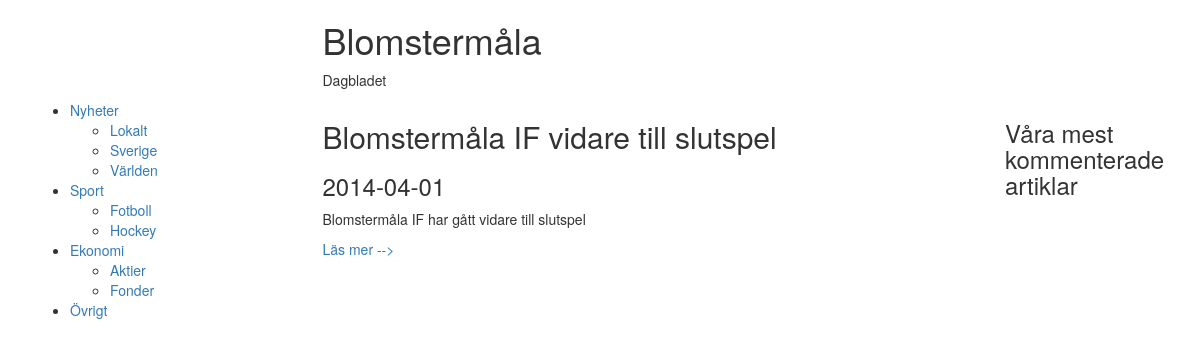
The app's page /index.php?cat=2&sub_cat=0 with its own data.
### tables this page shows
create table Sub_Category
(SubCategoryID     int NOT NULL AUTO_INCREMENT,
 SubCategoryname	varchar(50),
 CategoryID			int NOT NULL,
 primary key (SubCategoryID),
 foreign key (CategoryID) references Category(CategoryID));

create table Category
(CategoryID     int NOT NULL AUTO_INCREMENT,
 Categoryname	varchar(50),
 primary key (CategoryID));

create table Article
(Title			varchar(100),
 Preamble     		varchar(200),
 Content     		text,
 Date			date,
 ArticleID		int NOT NULL AUTO_INCREMENT,
 SubCategoryID	int NOT NULL,
 primary key (ArticleID),
 foreign key (SubCategoryID) references Sub_Category(SubCategoryID));

### index.php (the view, shortened to what this page needs)
<?php
  include('db.php');
?>
<!DOCTYPE html>
<html>
  <head>
    <link href="css/bootstrap.min.css" rel="stylesheet">
  </head>
	<body>
	<div class="container">
	<div class="row">
		<div class="col-md-6 col-md-offset-3">
			<h1>Blomstermåla</h1>
			<p>Dagbladet</p>
		</div>
	</div>
	<div class="row">
	<div class="col-md-3">
	<?php
    $sql = "select Category.CategoryID, Categoryname, SubCategoryname, SubCategoryID from Category left join Sub_Category on Sub_Category.CategoryID=Category.CategoryID order by Category.CategoryID";
    $result = mysqli_query($link, $sql);
$owner = "";
echo("<ul>\n");
while ($row = mysqli_fetch_array($result))
{
	if (($row[1]!=$owner) && ($owner!="")){
			echo("\t</ul>\n</li>\n");
		}
	if ($row[1]!=$owner){
		echo('<li><a href="index.php?cat='.$row[0].'&sub_cat=0">'.$row[1]."</a>\n\t<ul>\n");
		$owner=$row[1];
	}
	if($row[2]!=null){
		echo('<li><a href="index.php?cat='.$row[0].'&sub_cat='.$row[3].'">'.$row[2].'</a></li>');
	}
}
echo("\t</ul>\n</li>\n");
echo("</ul>\n");
?>
	</div>
	<div class="col-md-7">
				<?php
$cat = $_GET['cat'];
$sub_cat = $_GET['sub_cat'];
if ($cat==null)
{
	$sql = "select Title, Preamble, Date, ArticleID from Article order by ArticleID desc limit 5";
}
else
{
	if ($sub_cat=="0"){
	$sql = "select Title, Preamble, Date, ArticleID from Article join Sub_Category on Article.SubCategoryID=Sub_Category.SubCategoryID join Category on Sub_Category.CategoryID=Category.CategoryID where Category.CategoryID='$cat'";
}
	else{
		$sql = "select Title, Preamble, Date, ArticleID from Article join Sub_Category on Article.SubCategoryID=Sub_Category.SubCategoryID join Category on Sub_Category.CategoryID=Category.CategoryID where Sub_Category.SubCategoryID='$sub_cat' and Category.CategoryID='$cat'";
	}
}
$result = mysqli_query($link, $sql);
while ($row = mysqli_fetch_array($result))
{
	echo('<div class="newsitem">');
	echo("\t\t<h2>".$row[0]."</h2>\n");
	echo('<h3>'.$row[2].'</h3>');
	echo('<p class="Preamble">'.$row[1].'</p>');
	echo('<a href="Article.php?ArtID='.$row[3].'">Läs mer --></a>');
	echo('</div>');
}
?>
	</div>
	<div class="col-md-2">
		<h3>Våra mest kommenterade artiklar</h3>
	</div>
	</div>
	</body>
</html>

### records on screen
sub_category: CategoryID.Categoryname "Nyheter", SubCategoryname "Lokalt"
sub_category: SubCategoryname "Sverige"
sub_category: SubCategoryname "Världen"
sub_category: CategoryID.Categoryname "Sport", SubCategoryname "Fotboll"
sub_category: SubCategoryname "Hockey"
sub_category: CategoryID.Categoryname "Ekonomi", SubCategoryname "Aktier"
sub_category: SubCategoryname "Fonder"
category: Categoryname "Övrigt"
article: Title "Blomstermåla IF vidare till slutspel", Date "2014-04-01", Preamble "Blomstermåla IF har gått vidare till slutspel"
